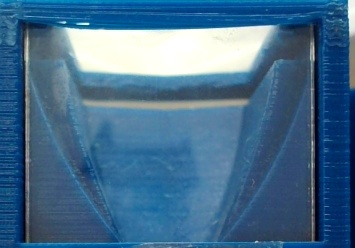
#> input picture Raspberry Pi/ref-bg copy.jpg, 355 x 248 px, given in place of the camera
$ python spice-level-detection.py
#> lines starting #> are read from the running program, lines starting #| are printed output that depends on the picture; after the words box and inside, x2 and y2 are one past the last pixel; in counts of white or black regions, pixels touching at a corner belong together
import cv2
import numpy as np

# Open the webcam
cap = cv2.VideoCapture(0)

# Define the bounding box coordinates
x1, y1 = 280, 180  # Top-left corner
x2, y2 = 410, 420  # Bottom-right corner

bounding_box_setup = True
draw_avg_line = False

# Check if the webcam opened successfully
if not cap.isOpened():
    print("Error: Could not open webcam.")
    exit()

while True:
    # Capture frame-by-frame
    ret, frame = cap.read()
#> frame is the input picture: shape (248, 355, 3); mean B, G, R 141.9, 109.5, 69.3

    if not ret:
        print("Error: Can't receive frame (stream end?). Exiting ...")
        break

    # Crop the frame to the bounding box
    cropped_frame = frame[y1:y2, x1:x2]
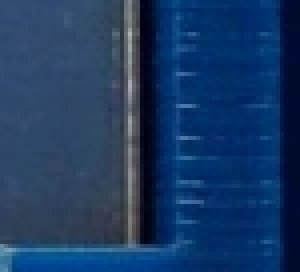
#> cropped_frame: shape (68, 75, 3) (shown 4 times larger); mean B, G, R 98.6, 57.3, 25.7

    # Convert the cropped frame to grayscale
    gray_frame = cv2.cvtColor(cropped_frame, cv2.COLOR_BGR2GRAY)
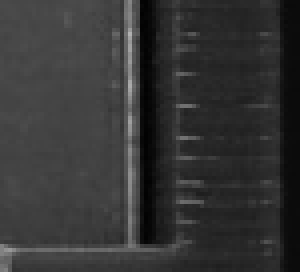
#> gray_frame: shape (68, 75) (shown 4 times larger); min 2, max 177, mean 52.5

    # Apply Gaussian blur to reduce noise
    blurred_frame = cv2.GaussianBlur(gray_frame, (5, 5), 0)
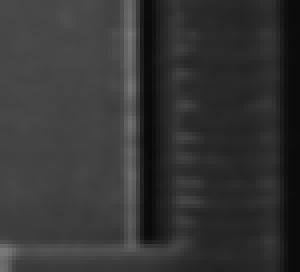
#> blurred_frame: shape (68, 75) (shown 4 times larger); min 8, max 122, mean 52.5

    # Use adaptive thresholding to create a binary image
    binary_image = cv2.adaptiveThreshold(blurred_frame, 255,
                                          cv2.ADAPTIVE_THRESH_GAUSSIAN_C,
                                          cv2.THRESH_BINARY_INV, 11, 2)
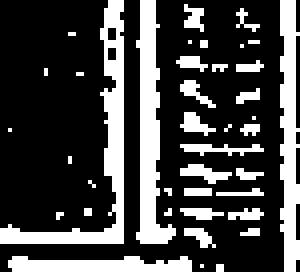
#> binary_image: shape (68, 75) (shown 4 times larger); 27.1% white; 40 white regions (29 under 20 px)

    # Find contours in the binary image
    contours, _ = cv2.findContours(binary_image, cv2.RETR_EXTERNAL, cv2.CHAIN_APPROX_SIMPLE)
#> contours = 40 contours, 36 with area under 20; largest, box (x1, y1, x2, y2) and area: (0, 0, 31, 61) 248, (34, 0, 44, 61) 222, (70, 0, 75, 68) 180, (2, 64, 48, 68) 96

    total_length = 0
    total_x = 0
    total_y = 0
    count = 0

    for contour in contours:
        # Calculate the length of the contour
        length = cv2.arcLength(contour, True)

        # Assuming a line if length is greater than a certain threshold
        if length > 90:
            # Draw the contour on the original frame
            cv2.drawContours(frame, [contour + np.array([x1, y1])], -1, (0, 255, 0), 2)

            # Update total lengths and positions for averaging
            total_length += length
            M = cv2.moments(contour)
            if M["m00"] != 0:
                cX = int(M["m10"] / M["m00"]) + x1
                cY = int(M["m01"] / M["m00"]) + y1
                total_x += cX
                total_y += cY
                count += 1
#> this loop made 40 passes
#> (length, total_length, cX, cY, total_x, total_y) on passes 3, 38, 39, 40: (97.56, 97.56, 303, 245, 303, 245), (149.4, 246.9, 351, 213, 654, 458), (141.1, 388, 316, 212, 970, 670), (199.3, 587.3, 304, 214, 1274, 884)
#> (contour, length) on passes 1, 2, 6, 9, 10, 12: ([[54, 66], [54, 67], [55, 67], [55, 66]], 4), ([[50, 66]], 0), ([[14, 53], [14, 54], [15, 53]], 3.41), ([[42, 52], [41, 53], [42, 53]], 3.41), ([[21, 52], [21, 53], [22, 53], [22, 52]], 4), ([[46, 47], [46, 48], [52, 48], [52, 47]], 14)
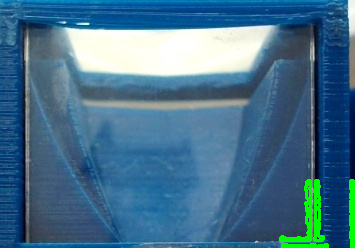
#> frame: shape (248, 355, 3); 1.79% of pixels changed, all inside (x1, y1, x2, y2) = (279, 179, 355, 248)
#> after the loop, count = 4; total_length = 587.3; total_x = 1274; total_y = 884

    if count > 0:
        # Calculate average position and average length
        avg_x = total_x // count
#> avg_x = 318
        avg_y = total_y // count
#> avg_y = 221
        avg_length = total_length / count
#> avg_length = 146.8

        if (draw_avg_line):
            cv2.line(frame, (x1, avg_y),
                 (x2, avg_y),
                 (0, 0, 255), 2)  # Red color, thickness 2

        # Display spice level as a % (based on bounding box)
        spice_level = (y2 - avg_y) * 100 / (y2 - y1)
#> spice_level = 82.92
        cv2.putText(frame, f"{spice_level:.2f} %",
            (avg_x - 50, avg_y - 10),
            cv2.FONT_HERSHEY_SIMPLEX, 0.5, (0, 0, 255), 1)

        # Draw blue bounding box on the original frame
    if (bounding_box_setup):
        cv2.rectangle(frame, (x1, y1), (x2, y2), (255, 0, 0), 2)  # Blue color, thickness 2
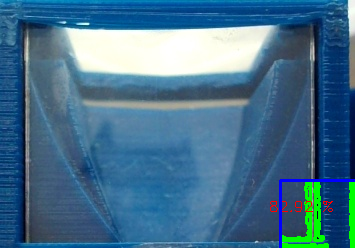
#> frame: shape (248, 355, 3); mean B, G, R 141.1, 112.6, 69.1

    # Show the output frame with contours and the average line
    cv2.imshow('Webcam Feed with Contours', frame)

    # Press 'q' to exit
    if cv2.waitKey(1) & 0xFF == ord('q'):
#> (key q is pressed here)
        break

# Release the webcam and close all windows
cap.release()
cv2.destroyAllWindows()
